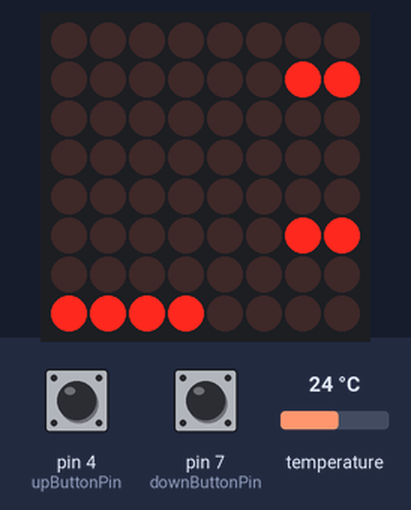
The sketch below on a simulated Arduino Uno, built with avr-gcc and run on an emulated ATmega328P. Shown: 8×8 LED matrix. The inputs (shaded band) are chosen by the test bench; at power-on: temperature 24 °C, pin 4 (upButtonPin) HIGH, pin 7 (downButtonPin) HIGH.

Above: at 1.6 s.
1.7 s: temperature set to 12 °C
At 3.5 s:
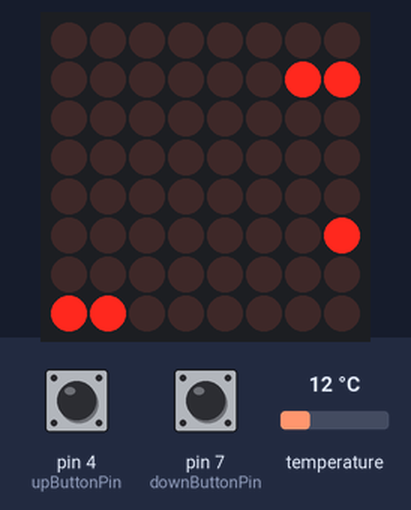
4.5 s: pin 4 (upButtonPin) pulled LOW for 1 s
At 5.5 s:
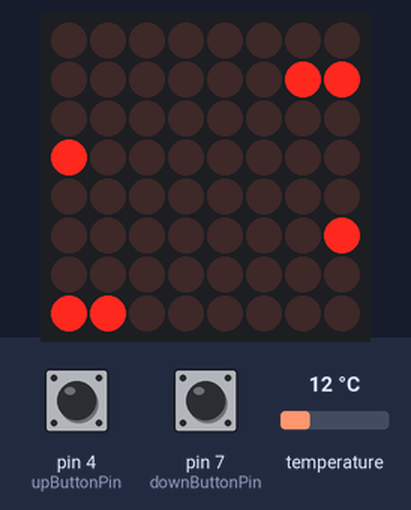
7.0 s: temperature set to 19 °C
At 8.6 s:
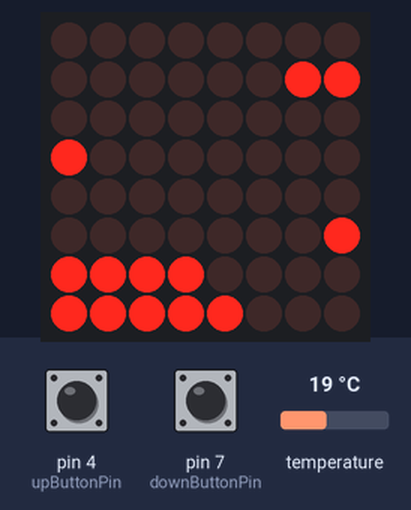
8.9 s: pin 7 (downButtonPin) pulled LOW for 1 s
At 10.6 s:
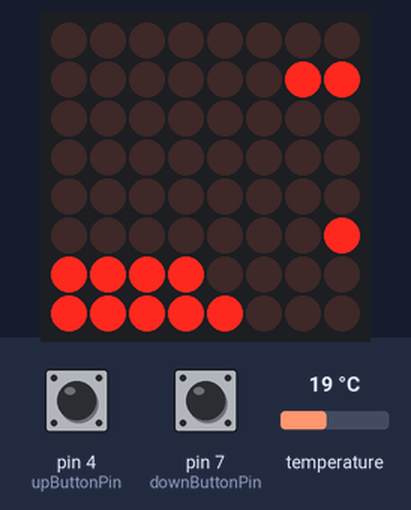
11.4 s: pin 7 (downButtonPin) pulled LOW for 3.2 s
At 12.6 s:
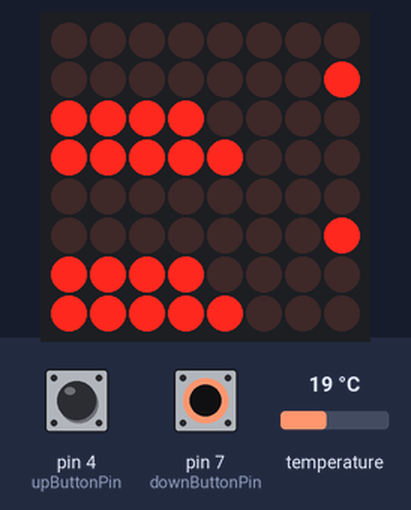
16.1 s: pin 7 (downButtonPin) pulled LOW for 0.15 s
At 16.5 s:
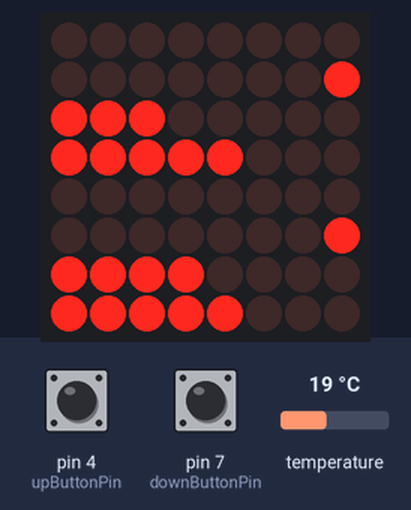
Timing chart, 0 to 18.7 s (numbered marks = the images above; inputs shaded):
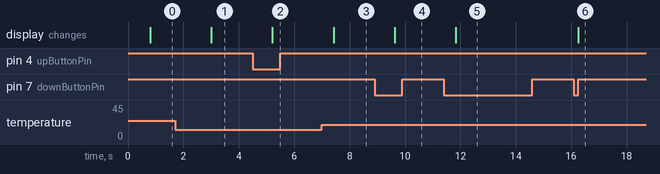

The sketch:

ThermostatLedMatrix.ino
```cpp
#include <OneWire.h>
#include <DallasTemperature.h>

#include <LedControl.h>

int upButtonPin = 4;
int downButtonPin = 7;
int ledPin = 13;

boolean upPressed = false;
boolean downPressed = false;
int value = 20;

OneWire oneWire(2);
DallasTemperature sensors(&oneWire);

void setup(void)
{
  Serial.begin(9600);
  pinMode(upButtonPin, INPUT);
  digitalWrite(upButtonPin, HIGH);
  pinMode(downButtonPin, INPUT);
  digitalWrite(downButtonPin, HIGH);
  initDisplay();
  sensors.begin();
}

void loop(void)
{
  sensors.requestTemperatures();
  int temp = (int)sensors.getTempCByIndex(0);
  for (int i =0; i < 100; i++) {
    //Serial.println(value);
    delay(10);
    if(digitalRead(upButtonPin) == LOW) {
      if (upPressed == false) {
        value = value + 1;
      }
      upPressed = true;
    } else {
      upPressed = false;
    }
    if(digitalRead(downButtonPin) == LOW) {
      if (downPressed == false) {
        value = value - 1;
      }
      downPressed = true;
    } else {
      downPressed = false;
    }
    displayValue(value, temp);
    if (value > temp) {
      digitalWrite(ledPin, HIGH);
    } else {
      digitalWrite(ledPin, LOW);
    }
  }
}
//                        din,clk,cs
LedControl lc1=LedControl(12, 10, 11,1);


void initDisplay() {
 for(int index=0;index<lc1.getDeviceCount();index++) {
      lc1.shutdown(index,false);
 }
}

int xTen[] = {1,1,1,0,0,0};
int yTen[] = {7,6,5,7,6,5};

int xOne[] = {3,3,3,3,3,2,2,2,2,2};
int yOne[] = {0,1,2,3,4,0,1,2,3,4};

void displayValue(int target, int temp) {
  if (target < 0) {
    target = 0;
  }
  if (temp < 0) {
    temp = 0;
  }
  // Displays values between 0 and 6
  int xOffset = 0;
  int data = 0;
  for (int i = 0; i < 2; i++) {
    if (i == 0) {
      data = target;
    } else {
      data = temp;
      xOffset = 4;
    }
    for (int tens = 1; tens < 6; tens++) {
      lc1.setLed(0,xTen[tens - 1] + xOffset, yTen[tens - 1], data >= tens * 10);
    }
    for (int ones = 1; ones < 10; ones++) {
      lc1.setLed(0,xOne[ones - 1] + xOffset, yOne[ones - 1], data % 10 >= ones);
    }
  }
}
```

Measured:
- after the input at 1.7 s, the display: changes after 1.3 s (image 1)
- after the input at 4.5 s, the display: changes after 0.71 s (image 2)
- after the input at 7.0 s, the display: changes after 0.42 s (image 3)
- after the input at 8.9 s, the display: changes after 0.73 s (image 4)
- after the input at 11.4 s, the display: changes after 0.44 s (image 5)
- after the input at 16.1 s, the display: changes after 0.15 s (image 6)
